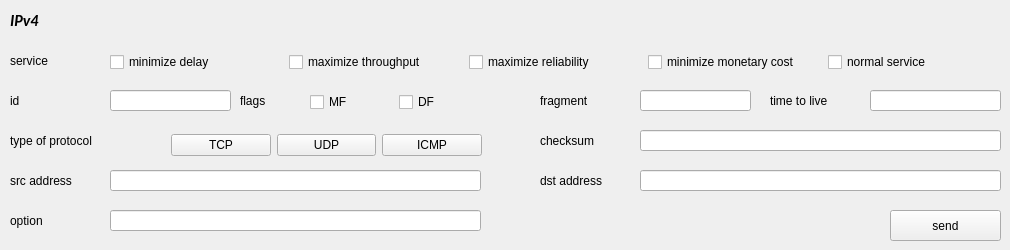
      <widget class="QWidget" name="page_3">
       <widget class="QLabel" name="label_9">
        <property name="geometry">
         <rect>
          <x>240</x>
          <y>90</y>
          <width>101</width>
          <height>21</height>
         </rect>
        </property>
        <property name="text">
         <string>flags</string>
        </property>
       </widget>
       <widget class="QLineEdit" name="ip_checksum">
        <property name="geometry">
         <rect>
          <x>640</x>
          <y>130</y>
          <width>361</width>
          <height>21</height>
         </rect>
        </property>
        <property name="readOnly">
         <bool>true</bool>
        </property>
       </widget>
       <widget class="QLineEdit" name="ip_option">
        <property name="geometry">
         <rect>
          <x>110</x>
          <y>210</y>
          <width>371</width>
          <height>21</height>
         </rect>
        </property>
       </widget>
       <widget class="QLabel" name="label_12">
        <property name="geometry">
         <rect>
          <x>10</x>
          <y>170</y>
          <width>91</width>
          <height>21</height>
         </rect>
        </property>
        <property name="text">
         <string>src address</string>
        </property>
       </widget>
       <widget class="QLabel" name="label_7">
        <property name="geometry">
         <rect>
          <x>10</x>
          <y>90</y>
          <width>101</width>
          <height>21</height>
         </rect>
        </property>
        <property name="text">
         <string>id</string>
        </property>
       </widget>
       <widget class="QLineEdit" name="ip_id">
        <property name="geometry">
         <rect>
          <x>110</x>
          <y>90</y>
          <width>121</width>
          <height>21</height>
         </rect>
        </property>
       </widget>
       <widget class="QLabel" name="label_10">
        <property name="geometry">
         <rect>
          <x>540</x>
          <y>90</y>
          <width>101</width>
          <height>21</height>
         </rect>
        </property>
        <property name="text">
         <string>fragment</string>
        </property>
       </widget>
       <widget class="QLabel" name="label_11">
        <property name="geometry">
         <rect>
          <x>540</x>
          <y>130</y>
          <width>141</width>
          <height>21</height>
         </rect>
        </property>
        <property name="text">
         <string>checksum</string>
        </property>
       </widget>
       <widget class="QLabel" name="label_13">
        <property name="geometry">
         <rect>
          <x>540</x>
          <y>170</y>
          <width>101</width>
          <height>21</height>
         </rect>
        </property>
        <property name="text">
         <string>dst address</string>
        </property>
       </widget>
       <widget class="QLabel" name="label_2">
        <property name="geometry">
         <rect>
          <x>10</x>
          <y>50</y>
          <width>81</width>
          <height>21</height>
         </rect>
        </property>
        <property name="text">
         <string>service</string>
        </property>
       </widget>
       <widget class="QLineEdit" name="ip_ttl">
        <property name="geometry">
         <rect>
          <x>870</x>
          <y>90</y>
          <width>131</width>
          <height>21</height>
         </rect>
        </property>
       </widget>
       <widget class="QLineEdit" name="ip_frag">
        <property name="geometry">
         <rect>
          <x>640</x>
          <y>90</y>
          <width>111</width>
          <height>21</height>
         </rect>
        </property>
       </widget>
       <widget class="QLabel" name="label_8">
        <property name="geometry">
         <rect>
          <x>770</x>
          <y>90</y>
          <width>101</width>
          <height>21</height>
         </rect>
        </property>
        <property name="text">
         <string>time to live</string>
        </property>
       </widget>
       <widget class="QLineEdit" name="ip_src_ip">
        <property name="geometry">
         <rect>
          <x>110</x>
          <y>170</y>
          <width>371</width>
          <height>21</height>
         </rect>
        </property>
       </widget>
       <widget class="QLabel" name="label_6">
        <property name="geometry">
         <rect>
          <x>10</x>
          <y>130</y>
          <width>121</width>
          <height>21</height>
         </rect>
        </property>
        <property name="text">
         <string>type of protocol</string>
        </property>
       </widget>
       <widget class="QLineEdit" name="ip_dst_ip">
        <property name="geometry">
         <rect>
          <x>640</x>
          <y>170</y>
          <width>361</width>
          <height>21</height>
         </rect>
        </property>
       </widget>
       <widget class="QLabel" name="label_17">
        <property name="geometry">
         <rect>
          <x>10</x>
          <y>210</y>
          <width>91</width>
          <height>21</height>
         </rect>
        </property>
        <property name="text">
         <string>option</string>
        </property>
       </widget>
       <widget class="QLabel" name="label_116">
        <property name="geometry">
         <rect>
          <x>10</x>
          <y>10</y>
          <width>101</width>
          <height>21</height>
         </rect>
        </property>
        <property name="font">
         <font>
          <family>Calibri</family>
          <pointsize>12</pointsize>
          <weight>75</weight>
          <italic>true</italic>
          <bold>true</bold>
         </font>
        </property>
        <property name="text">
         <string>IPv4</string>
        </property>
       </widget>
       <widget class="QWidget" name="layoutWidget">
        <property name="geometry">
         <rect>
          <x>310</x>
          <y>90</y>
          <width>171</width>
          <height>25</height>
         </rect>
        </property>
        <layout class="QHBoxLayout" name="horizontalLayout_4">
         <item>
          <widget class="QCheckBox" name="ip_MF">
           <property name="text">
            <string>MF</string>
           </property>
          </widget>
         </item>
         <item>
          <widget class="QCheckBox" name="ip_DF">
           <property name="text">
            <string>DF</string>
           </property>
           <property name="checkable">
            <bool>false</bool>
           </property>
          </widget>
         </item>
        </layout>
       </widget>
       <widget class="QWidget" name="layoutWidget">
        <property name="geometry">
         <rect>
          <x>171</x>
          <y>131</y>
          <width>311</width>
          <height>29</height>
         </rect>
        </property>
        <layout class="QHBoxLayout" name="horizontalLayout_5">
         <item>
          <widget class="QPushButton" name="TCP_button">
           <property name="text">
            <string>TCP</string>
           </property>
          </widget>
         </item>
         <item>
          <widget class="QPushButton" name="UDP_button">
           <property name="text">
            <string>UDP</string>
           </property>
          </widget>
         </item>
         <item>
          <widget class="QPushButton" name="ICMP_button">
           <property name="text">
            <string>ICMP</string>
           </property>
          </widget>
         </item>
        </layout>
       </widget>
       <widget class="QWidget" name="layoutWidget">
        <property name="geometry">
         <rect>
          <x>110</x>
          <y>50</y>
          <width>891</width>
          <height>25</height>
         </rect>
        </property>
        <layout class="QHBoxLayout" name="horizontalLayout_6">
         <item>
          <widget class="QCheckBox" name="min_delay">
           <property name="text">
            <string>minimize delay</string>
           </property>
          </widget>
         </item>
         <item>
          <widget class="QCheckBox" name="max_th">
           <property name="text">
            <string>maximize throughput</string>
           </property>
          </widget>
         </item>
         <item>
          <widget class="QCheckBox" name="max_rel">
           <property name="text">
            <string>maximize reliability</string>
           </property>
          </widget>
         </item>
         <item>
          <widget class="QCheckBox" name="min_cost">
           <property name="text">
            <string>minimize monetary cost</string>
           </property>
          </widget>
         </item>
         <item>
          <widget class="QCheckBox" name="normal">
           <property name="text">
            <string>normal service </string>
           </property>
          </widget>
         </item>
        </layout>
       </widget>
       <widget class="QPushButton" name="IP_sender">
        <property name="geometry">
         <rect>
          <x>890</x>
          <y>210</y>
          <width>111</width>
          <height>31</height>
         </rect>
        </property>
        <property name="text">
         <string>send</string>
        </property>
       </widget>
      </widget>
